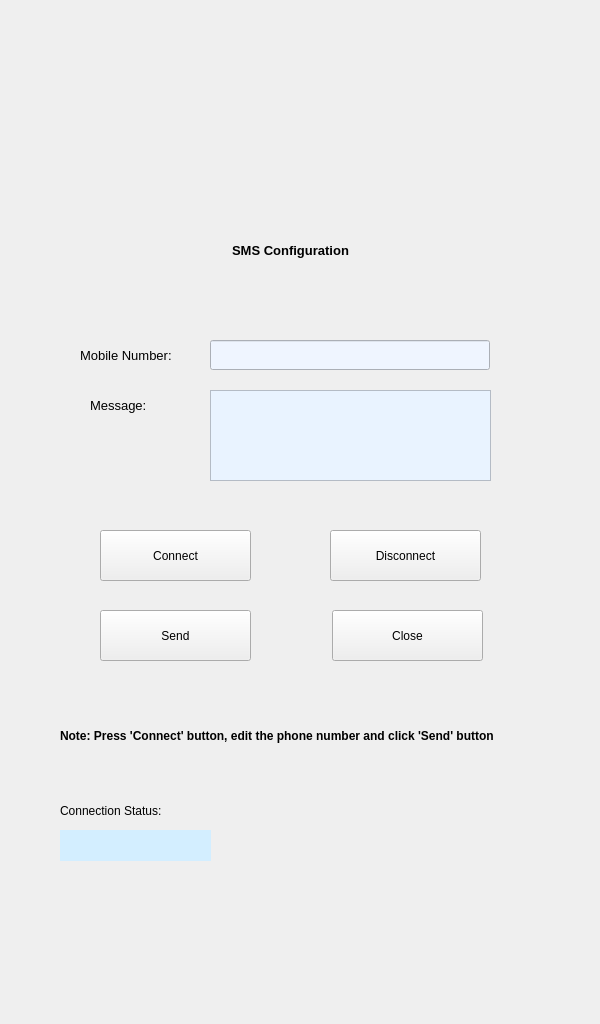
<?xml version="1.0" encoding="UTF-8"?>
<ui version="4.0">
 <class>MainWindow</class>
 <widget class="QMainWindow" name="MainWindow">
  <property name="geometry">
   <rect>
    <x>0</x>
    <y>0</y>
    <width>600</width>
    <height>1024</height>
   </rect>
  </property>
  <property name="windowTitle">
   <string>MainWindow</string>
  </property>
  <widget class="QWidget" name="centralwidget">
   <widget class="QLabel" name="label">
    <property name="geometry">
     <rect>
      <x>0</x>
      <y>0</y>
      <width>600</width>
      <height>1024</height>
     </rect>
    </property>
    <property name="text">
     <string/>
    </property>
    <property name="pixmap">
     <pixmap>../designs/screens/English/SMS_Config_480-x-800-px.jpg</pixmap>
    </property>
    <property name="scaledContents">
     <bool>true</bool>
    </property>
   </widget>
   <widget class="QLabel" name="label_2">
    <property name="geometry">
     <rect>
      <x>190</x>
      <y>200</y>
      <width>201</width>
      <height>101</height>
     </rect>
    </property>
    <property name="font">
     <font>
      <pointsize>10</pointsize>
      <weight>75</weight>
      <bold>true</bold>
     </font>
    </property>
    <property name="text">
     <string>SMS Configuration</string>
    </property>
    <property name="alignment">
     <set>Qt::AlignCenter</set>
    </property>
   </widget>
   <widget class="QLabel" name="label_3">
    <property name="geometry">
     <rect>
      <x>80</x>
      <y>340</y>
      <width>120</width>
      <height>30</height>
     </rect>
    </property>
    <property name="font">
     <font>
      <pointsize>10</pointsize>
     </font>
    </property>
    <property name="text">
     <string>Mobile Number:</string>
    </property>
   </widget>
   <widget class="QTextEdit" name="Msg_ip">
    <property name="geometry">
     <rect>
      <x>210</x>
      <y>390</y>
      <width>281</width>
      <height>91</height>
     </rect>
    </property>
    <property name="styleSheet">
     <string notr="true">background-color: rgb(233, 243, 255);</string>
    </property>
   </widget>
   <widget class="QLineEdit" name="Mbno_ip">
    <property name="geometry">
     <rect>
      <x>210</x>
      <y>340</y>
      <width>280</width>
      <height>30</height>
     </rect>
    </property>
    <property name="styleSheet">
     <string notr="true">background-color: rgb(239, 245, 255);</string>
    </property>
    <property name="text">
     <string/>
    </property>
    <property name="maxLength">
     <number>10</number>
    </property>
   </widget>
   <widget class="QLabel" name="label_4">
    <property name="geometry">
     <rect>
      <x>90</x>
      <y>390</y>
      <width>81</width>
      <height>31</height>
     </rect>
    </property>
    <property name="font">
     <font>
      <pointsize>10</pointsize>
     </font>
    </property>
    <property name="text">
     <string>Message:</string>
    </property>
   </widget>
   <widget class="QPushButton" name="C_bt">
    <property name="geometry">
     <rect>
      <x>100</x>
      <y>530</y>
      <width>151</width>
      <height>51</height>
     </rect>
    </property>
    <property name="text">
     <string>Connect</string>
    </property>
   </widget>
   <widget class="QPushButton" name="Dc_bt">
    <property name="geometry">
     <rect>
      <x>330</x>
      <y>530</y>
      <width>151</width>
      <height>51</height>
     </rect>
    </property>
    <property name="text">
     <string>Disconnect</string>
    </property>
   </widget>
   <widget class="QPushButton" name="Send_bt">
    <property name="geometry">
     <rect>
      <x>100</x>
      <y>610</y>
      <width>151</width>
      <height>51</height>
     </rect>
    </property>
    <property name="text">
     <string>Send</string>
    </property>
   </widget>
   <widget class="QPushButton" name="Close_bt">
    <property name="geometry">
     <rect>
      <x>332</x>
      <y>610</y>
      <width>151</width>
      <height>51</height>
     </rect>
    </property>
    <property name="text">
     <string>Close</string>
    </property>
   </widget>
   <widget class="QLabel" name="label_5">
    <property name="geometry">
     <rect>
      <x>60</x>
      <y>690</y>
      <width>491</width>
      <height>91</height>
     </rect>
    </property>
    <property name="font">
     <font>
      <pointsize>9</pointsize>
      <weight>75</weight>
      <bold>true</bold>
     </font>
    </property>
    <property name="text">
     <string>Note: Press 'Connect' button, edit the phone number and click 'Send' button</string>
    </property>
    <property name="wordWrap">
     <bool>true</bool>
    </property>
    <property name="margin">
     <number>0</number>
    </property>
   </widget>
   <widget class="QLabel" name="label_6">
    <property name="geometry">
     <rect>
      <x>60</x>
      <y>800</y>
      <width>121</width>
      <height>21</height>
     </rect>
    </property>
    <property name="text">
     <string>Connection Status:</string>
    </property>
   </widget>
   <widget class="QLabel" name="Cs_lb">
    <property name="geometry">
     <rect>
      <x>60</x>
      <y>830</y>
      <width>151</width>
      <height>31</height>
     </rect>
    </property>
    <property name="styleSheet">
     <string notr="true">background-color: rgb(246, 255, 254);
background-color: rgb(211, 238, 255);</string>
    </property>
    <property name="text">
     <string/>
    </property>
   </widget>
  </widget>
 </widget>
 <resources/>
 <connections/>
</ui>
